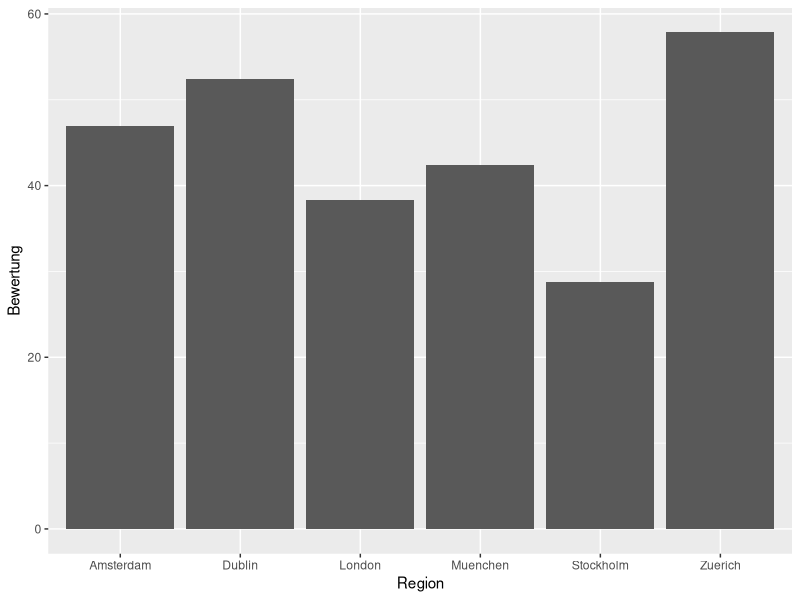

Generate this figure with R: (Note: this script raises an error after producing the figure.)
## ---- chunk 1
library(tidyverse)
library(readxl)
## ---- chunk 2

standort_in <- read_csv(here::here("data/ktzh-standortattraktivitaet/KTZH_00002423_00004863.csv"), 
                        na = "n/a")

## ---- chunk 3
standort_in |>
    # mutate(Dublin = case_when(
    #     Dublin == "n/a" ~ NA_character_,
    #     .default = Dublin
    # )) |> 
    # mutate(Dublin = as.numeric(Dublin)) |> 
    select(ID, Indikator, Zuerich, Muenchen:London) |> 
    pivot_longer(cols = Zuerich:London, 
                 names_to = "Region", 
                 values_to = "Bewertung") |> 
    filter(ID == "H&A.1") |> 
    ggplot(aes(x = Region, y = Bewertung)) + 
    geom_col()
    
## ---- chunk 4

standort_in |> 
    ggplot(aes(x = reorder(indikator, zuerich), y = zuerich)) +
    geom_point() +
    geom_path() +
    coord_flip()

